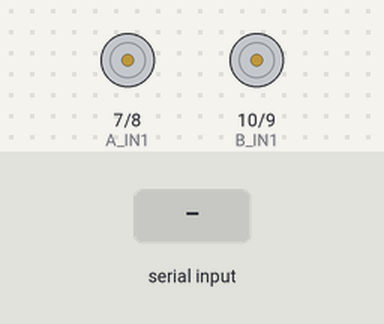
Recording of a sketch running on a simulated Arduino Uno, built with avr-gcc and run on an emulated ATmega328P. On the bench: motor-driver pin pairs drawn as motors (green arrow = first pin HIGH = forward, orange = second pin HIGH = backward, longer = more drive, scaled by the enable pin). The inputs (shaded band) are chosen by the test bench. What the sketch prints to the serial monitor is not drawn.

Above: at 1.2 s.
1.3 s: "F" received over the second serial link
At 2.1 s:
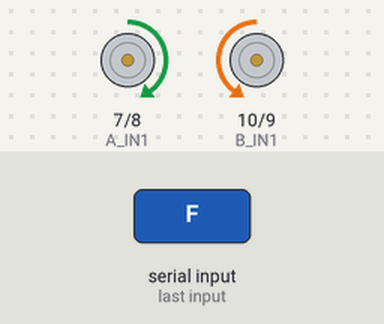
2.8 s: "L" received over the second serial link
At 3.2 s:
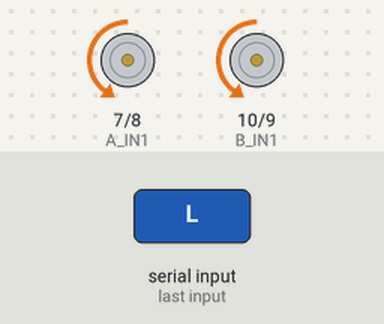
4.3 s: "R" received over the second serial link
At 5.5 s:
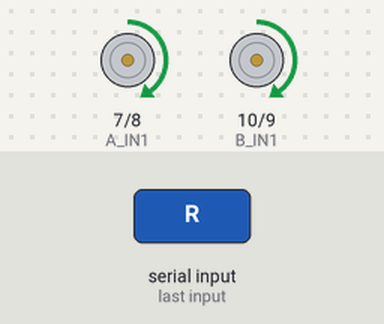
5.8 s: "B" received over the second serial link
At 6.7 s:
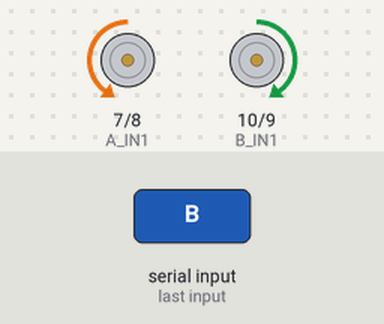
7.3 s: "S" received over the second serial link
At 7.8 s:
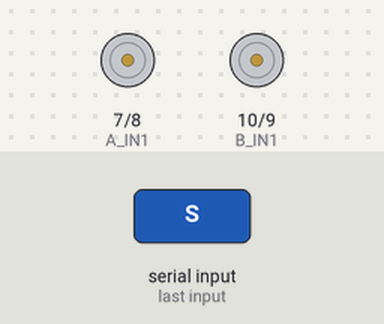
Timing chart, 0 to 9.8 s (numbered marks = the images above; inputs shaded):
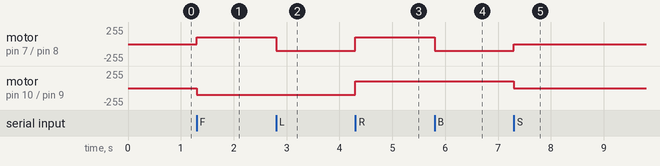

Measured:
- after the input at 1.3 s, motor on pin 7 (A_IN1) / pin 8 (A_IN2): stopped → forward 100/255 at once; motor on pin 10 (B_IN1) / pin 9 (B_IN2): stopped → backward 100/255 at once
- after the input at 2.8 s, motor on pin 7 (A_IN1) / pin 8 (A_IN2): forward 100/255 → backward 100/255 at once
- after the input at 4.3 s, motor on pin 7 (A_IN1) / pin 8 (A_IN2), motor on pin 10 (B_IN1) / pin 9 (B_IN2): backward 100/255 → forward 100/255 at once
- after the input at 5.8 s, motor on pin 7 (A_IN1) / pin 8 (A_IN2): forward 100/255 → backward 100/255 at once
- after the input at 7.3 s, motor on pin 7 (A_IN1) / pin 8 (A_IN2): backward 100/255 → stopped at once; motor on pin 10 (B_IN1) / pin 9 (B_IN2): forward 100/255 → stopped at once

The sketch:

Roborace_2023_Full_code.ino
```cpp
// import library for bluetooth
#include <SoftwareSerial.h>
SoftwareSerial EEBlue(A0, A1);  // RX | TX


// set motor driver pins
  // Left motor pins
  const byte A_PWM = 6;
  const byte A_IN1 = 7;
  const byte A_IN2 = 8;

  // Right motor pins
  const byte B_PWM = 11;
  const byte B_IN1 = 10;
  const byte B_IN2 = 9;


void setup() {

  // Setup commands for enabling serial monitor and bluetooth module
    Serial.begin(9600);  // Begin communication to Serial monitor
    EEBlue.begin(9600);  // Begin communication to Bluetooth module
    Serial.println("The bluetooth gates are open.\n Connect to HC-05 from any other bluetooth device with 1234 as pairing key!.");

  //Setup motor driver
    // Left motor setup
    pinMode(A_PWM, OUTPUT);
    pinMode(A_IN1, OUTPUT);
    pinMode(A_IN2, OUTPUT);

    // Right motor setup
    pinMode(B_PWM, OUTPUT);
    pinMode(B_IN1, OUTPUT);
    pinMode(B_IN2, OUTPUT);
}

void loop() {

  if (EEBlue.available()) {
    char received_data = EEBlue.read();
    Serial.write(received_data);

    switch (received_data) {
      case 'F':  // Forward
        motor(100, 100);
        break;

      case 'L':  // Left
        motor(-100, 100);
        break;

      case 'R':  // Right
        motor(100, -100);
        break;

      case 'B':  // Back
        motor(-100, -100);
        break;

      case 'S':  // Stop
        motor(0, 0);
        break;

      default:  // Else do nothing
        break;
    }
  }
}

// Function to run motors based on speed
void motor(int leftSpeed, int rightSpeed) {

  // Left Motor
  if (leftSpeed < 0) {
    analogWrite(A_PWM, abs(leftSpeed));
    digitalWrite(A_IN1, LOW);
    digitalWrite(A_IN2, HIGH);
  } else {
    analogWrite(A_PWM, abs(leftSpeed));
    digitalWrite(A_IN1, HIGH);
    digitalWrite(A_IN2, LOW);
  }


  // Right Motor
  if (rightSpeed < 0) {
    analogWrite(B_PWM, abs(rightSpeed));
    digitalWrite(B_IN1, HIGH);
    digitalWrite(B_IN2, LOW);
  } else {
    analogWrite(B_PWM, abs(rightSpeed));
    digitalWrite(B_IN1, LOW);
    digitalWrite(B_IN2, HIGH);
  }

}
```
